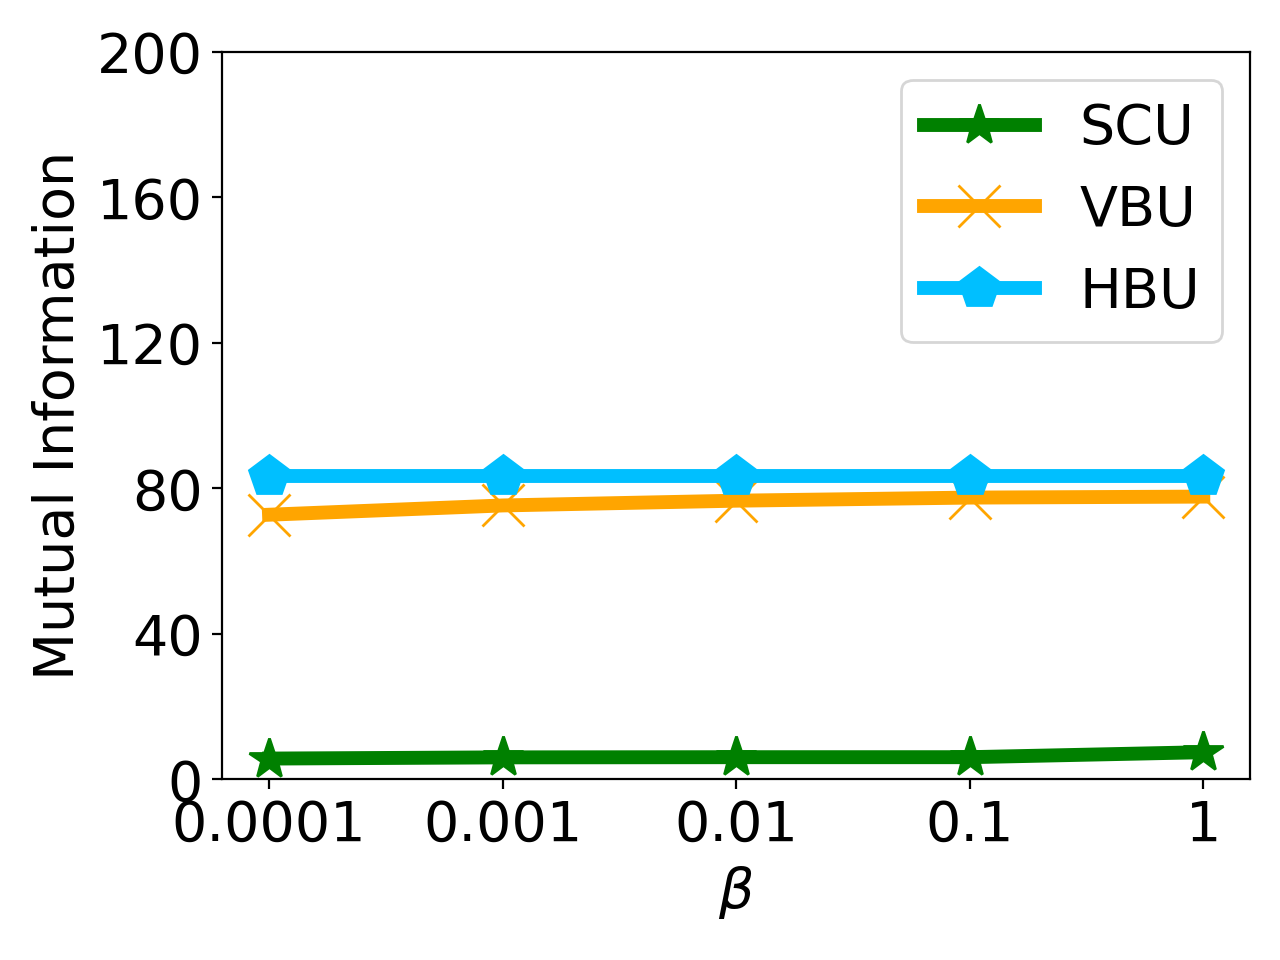

This chart was generated by the following Python code:


import numpy as np
import matplotlib.pyplot as plt

epsilon = 3
beta = 1 / epsilon


x=[1, 2, 3, 4, 5]
# validation_for_plt =[97,95.8600, 94.9400, 93.5400, 93.2400]
# attack_for_plt=[0, 0.3524, 0, 0.1762, 0.1762]
# basic_for_plt=[99.8, 99.8, 99.8, 99.8, 99.8]

labels = ['0.0001', '0.001', '0.01', '0.1', '1' ]
#unl_org_0= [62.36, 26.76, 17.664, 5.737, 3.64]
unl_org = [2.92, 2.92, 2.92, 2.92, 2.93]


unl_hess_r = [83.33, 83.33, 83.33, 83.33, 83.33]
unl_vbu = [72.78, 75.33, 76.64, 77.49, 77.76]

unl_ss_w = [5.74, 6.07, 6.12, 6.12, 7.49]
#unl_ss_wo = [47.961, 31.33, 11.943, 2.402, 0.95]



plt.figure()
l_w=5
m_s=15
#plt.figure(figsize=(8, 5.3))
#plt.plot(x, unl_fr, color='blue', marker='^', label='Retrain',linewidth=l_w, markersize=m_s)
plt.plot(x, unl_ss_w, color='g',  marker='*',  label='SCU',linewidth=l_w, markersize=m_s)
#plt.plot(x, unl_ss_wo, color='palegreen',  marker='1',  label='MCFU$_{w/o}$',linewidth=l_w, markersize=m_s)

plt.plot(x, unl_vbu, color='orange',  marker='x',  label='VBU',linewidth=l_w,  markersize=m_s)

plt.plot(x, unl_hess_r, color='deepskyblue',  marker='p',  label='HBU',linewidth=l_w, markersize=m_s)


#plt.plot(x, unl_vibu, color='silver',  marker='d',  label='VIBU',linewidth=4,  markersize=10)

# plt.plot(x, y_sa03, color='r',  marker='2',  label='AAAI21 A_acc, pr=0.3',linewidth=3, markersize=8)
# plt.plot(x, y_sa05, color='darkblue',  marker='4',  label='AAAI21 A_acc, pr=0.5',linewidth=3, markersize=8)
# plt.plot(x, y_ma03, color='darkviolet',  marker='3',  label='FedMC A_acc, pr=0.3',linewidth=3, markersize=8)
# plt.plot(x, y_ma05, color='cyan',  marker='p',  label='FedMC A_acc, pr=0.5',linewidth=3, markersize=8)


# plt.grid()
leg = plt.legend(fancybox=True, shadow=True)
# plt.xlabel('Malicious Client Ratio (%)' ,fontsize=16)
plt.ylabel('Mutual Information' ,fontsize=20)
my_y_ticks = np.arange(0 ,201,40)
plt.yticks(my_y_ticks,fontsize=20)
plt.xlabel('$\\beta$' ,fontsize=20)

plt.xticks(x, labels, fontsize=20)
# plt.title('CIFAR10 IID')
plt.legend(loc='best',fontsize=20)
plt.tight_layout()
#plt.title("MNIST")
plt.rcParams['figure.figsize'] = (2.0, 1)
plt.rcParams['image.interpolation'] = 'nearest'
plt.rcParams['figure.subplot.left'] = 0.11
plt.rcParams['figure.subplot.bottom'] = 0.08
plt.rcParams['figure.subplot.right'] = 0.977
plt.rcParams['figure.subplot.top'] = 0.969
plt.savefig('mnist_mse_erased_beta_curve.png', dpi=200)
plt.show()
